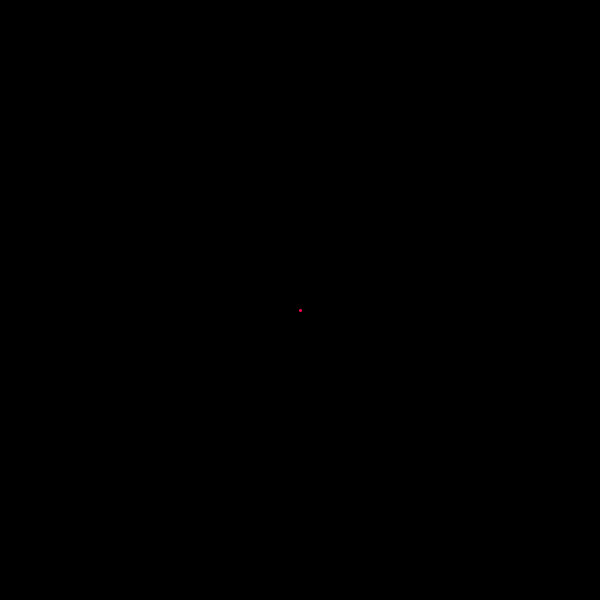
Frame 1 (no input)
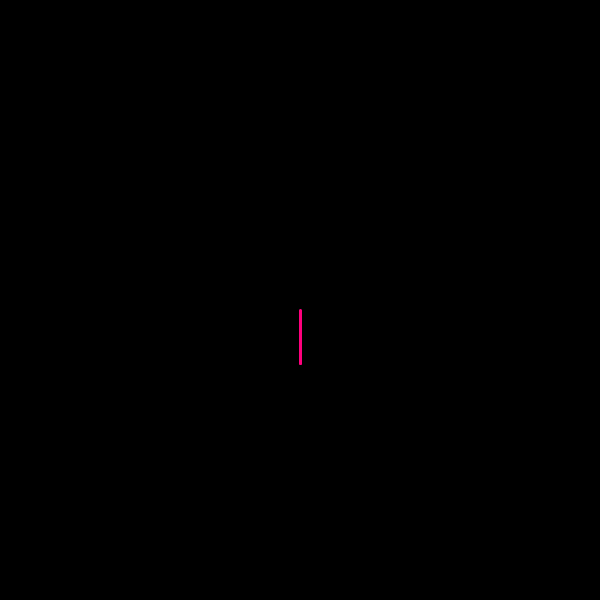
Frame 60 (the mouse pressed at the canvas centre just before this capture)
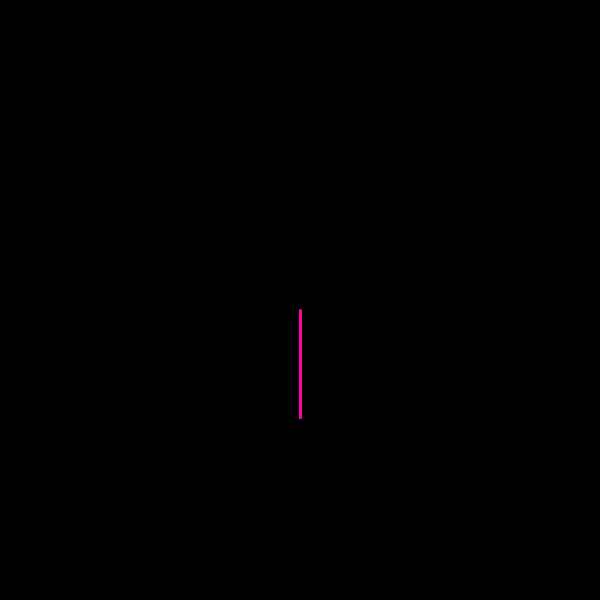
Frame 120 (the mouse held since frame 60 and released just before this capture)

The Processing sketch that drew these frames (run headless with seeded random() and noise(); from frame 60 on, the mouse is pressed at the canvas centre):

// Processing sketch: NiceSpiral
// ── NiceSpiral.pde
FloatList spiralx, spiraly;
float r = 10;
float t;
float h = 240;
void setup() {
  size(600, 600);
  spiraly = new FloatList();
  spiralx = new FloatList();
}

void draw() {
  colorMode(HSB);
  background(0);
  translate(300, 300);
  strokeWeight(3);
  float x = r * sin(t);
  float y = r * cos(t);
  spiraly.insert(0, y);
  spiralx.insert(0, x);
  beginShape();
  for (int i=0; i<spiraly.size(); i++) {
    noFill();
    stroke(h, 255, 255);
    vertex(spiralx.get(i), spiraly.get(i));
  }
  endShape();
  point(x, y);
  if (r < width/2) {
    r +=0.9;
    h -=0.1;
  } else if (r > width/2) {
    r = 0;
    t = 0;
    h = 240;
    r += 0.91;
  }
  //Spiral
  //t += 0.1;
  //Triangle
  //t+=2;
  //Pentagon
  //t+=0.91
  //Square
  // t+=1.5;
  //Octagon
  //t+=0.7;
  //SpikeBall
  //t +=2.4;
}
